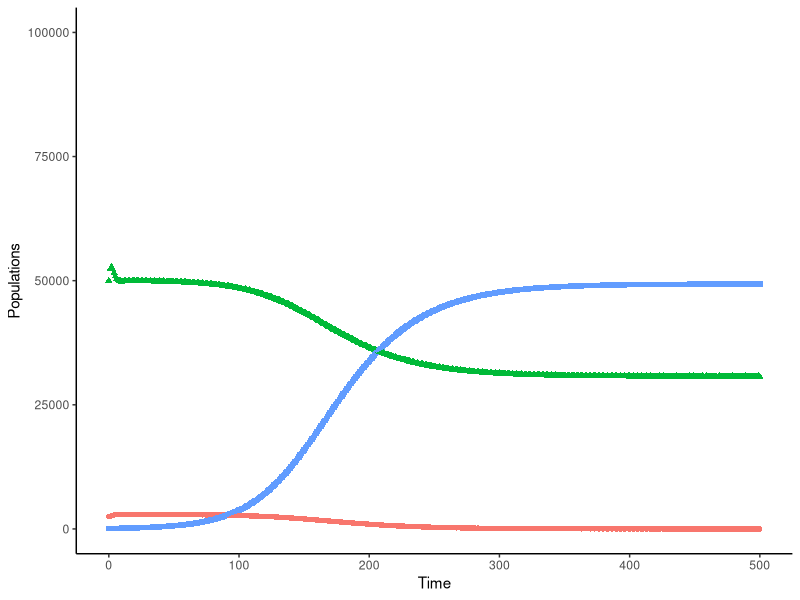
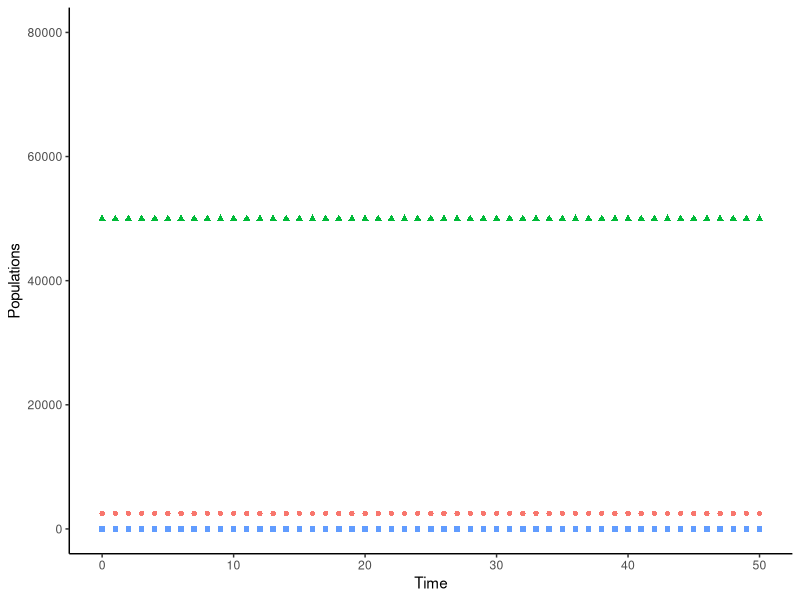
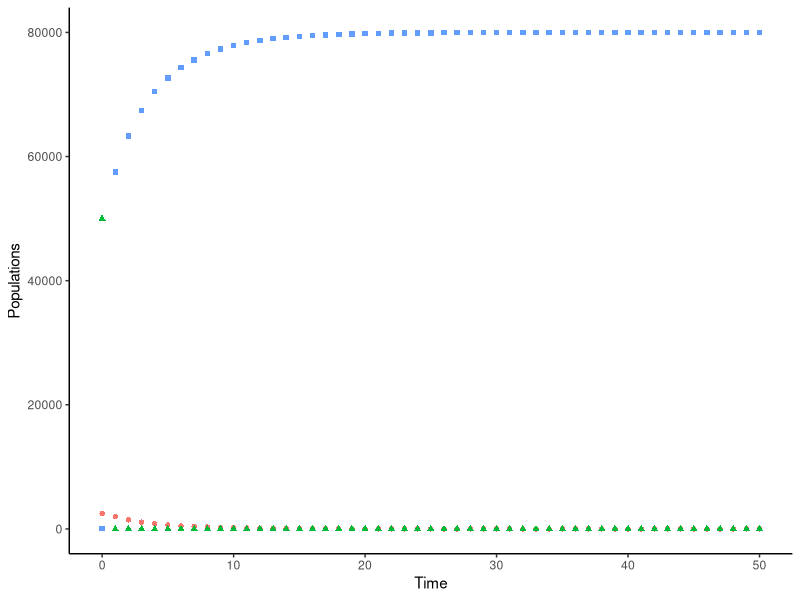
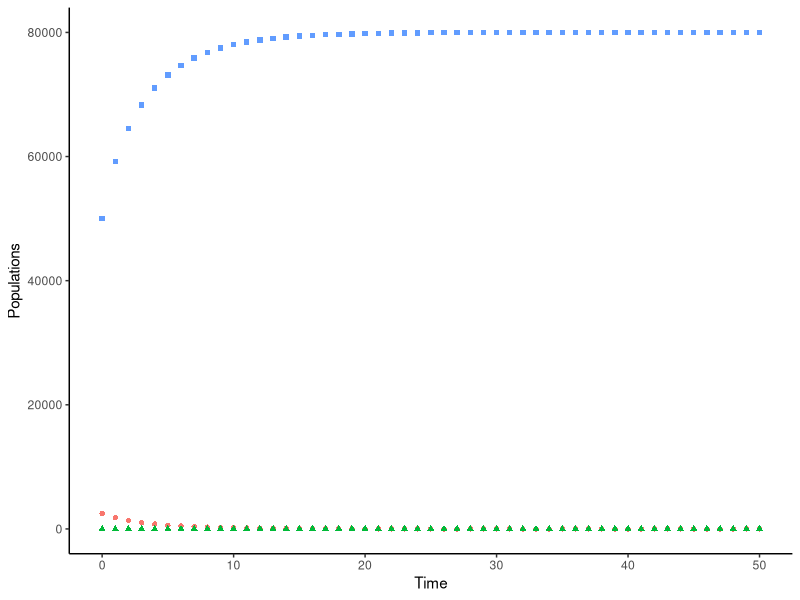
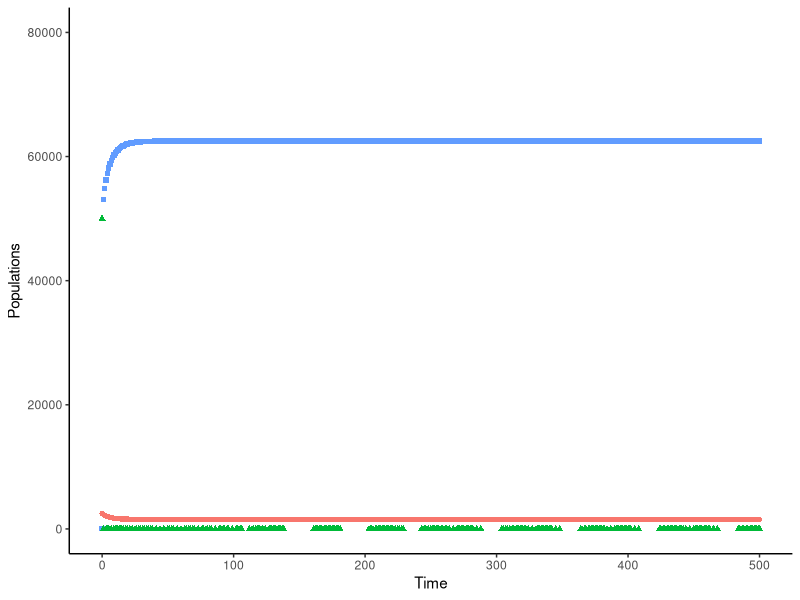
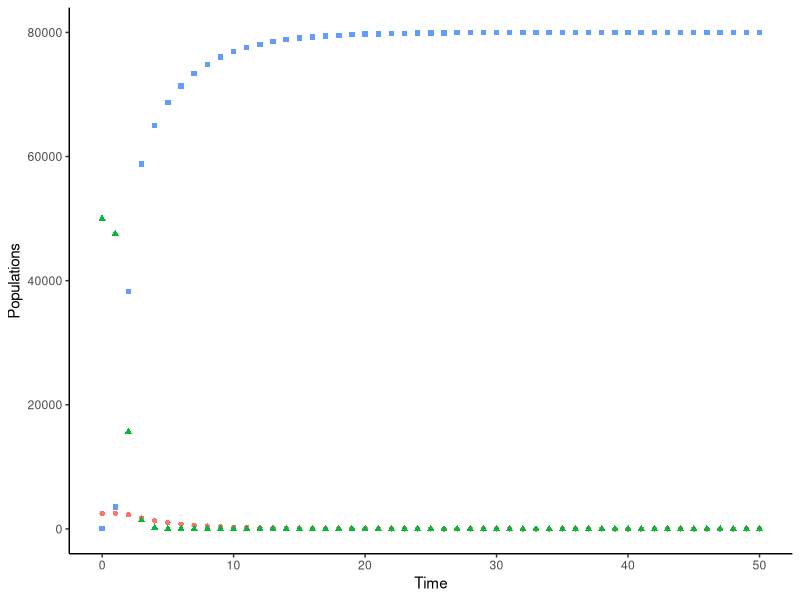
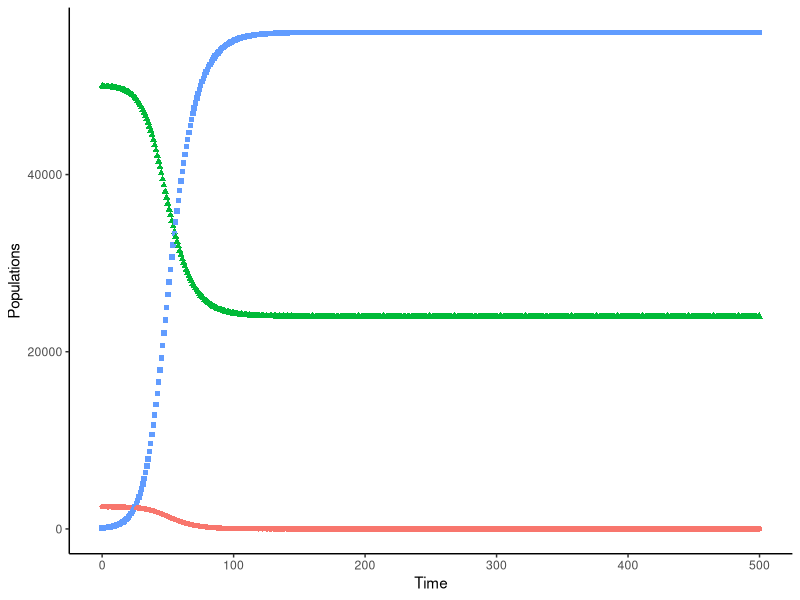

Recreate these plots in R, in order.
# Smith, W. (2026). Modeling C. irus response to L. polyphyllus. GitHub. https://github.com/barilliumcode/frosted/blob/58d72a14c2ff1ffaebaa6787a0b94741a90dbff3/Model.R

# Used to look at 5 different scenarios:
# 1.) Normal condition: A population of C. irus with only L. perennis present. 
# 2.) Introduced condition: A population of C. irus with both L. perennis and 
##### L. polyphyllus as non-zero numbers. 
# 3.) Inverted condition: The normal condition is inverted. A population of 
##### C. irus now with only L. polyphyllus present. 
# 4.) Introduced benefits butterfly condition: A population of C. irus with 
##### both L. perennis and L. polyphyllus as non-zero numbers. Additionally, 
##### C. irus have adapted to benefit more from eating L. polyphyllus. 
# 5.) Competitive native condition: A population of C. irus with both 
##### L. perennis and L. polyphyllus as non-zero numbers. Additionally,  
##### L. perennis have adapted to better compete with L. polyphyllus.
# 6.) Altered area eaten condition: A population of C. irus with both 
##### L. perennis and L. polyphyllus as non-zero numbers. Additionally,  
##### C. irus eat more L. polyphyllus, as observed in the feeding experiments.

# Adapted from https://strimas.com/post/lotka-volterra/

#---------- Loading packages --------------------
install.packages("tidyverse") #pivot_longer to reshape data
install.packages("deSolve") #ode
install.packages("ggplot2") #graphing
library(tidyverse)
library(deSolve)
library(ggplot2)

#---------- Key to PARAMETER language used below:
# S = sundial lupine; L = large leaf lupine; decay = exponential decay... 
# in the absence of plants; benefit = benefit to butterfly of... 
# interaction w/ plant; growth = logistic growth in absence of...
# butterflies; consumed = rate at which plant is consumed; 
pars <- c(decay = 0.7, Sbenefit = 0.000014, Sgrowth = 1.4, Sconsumed = 0.00018, 
          k = 80000, Lbenefit = 0.000005, Lgrowth = 1.5, Lconsumed = 0.00018)

#---------- Key to INITIAL STATE language used below:
# x = frosted elfin pop, y = sundial lupine pop, z = large leaf lupine pop
init <- c(x = 2500, y = 50000, z=100) #sets initial states for lv_results
time <- seq(0, 500, by = 1) #sets time sequence for lv_results
#---------- EQUATIONS for modeling lv_results --------------------
deriv <- function(t, state, pars) {
  with(as.list(c(state, pars)), {
    d_x <- -decay*x + Sbenefit*x*y+Lbenefit*x*z
    d_y <- Sgrowth*y*(1-((y+z)/k)) - Sconsumed*x*y
    d_z <- Lgrowth*z*(1-((y+z)/k)) - Lconsumed*x*z
    return(list(c(x = d_x, y = d_y, z = d_z)))})}
lv_results <- ode(init, time, deriv, pars)
# change results from a wide format to long format for graphing
class(lv_results) #pivot_ function doesnt work with matrix
lv_results=as.data.frame(lv_results) #convert to df
class(lv_results) #check if df now
long_df<-pivot_longer(lv_results,
                      cols=matches("x|y|z"),
                      names_to="Variable",
                      values_to="Value")
#---------- GRAPHING --------------------
ggplot(long_df, aes(time, Value, shape=Variable, colour=Variable))+
  geom_point()+
  ylim(0,100000)+
  theme_classic()+
  labs(x="Time", y= "Populations")+
  theme(legend.position="none")

# ------------------- 
# Scenario 1 Normal Condition a.k.a. equilibrium
pars <- c(decay = 0.5, Sbenefit = 0.00001, Sgrowth = 1333, Sconsumed = 0.2, 
          k = 80000, Lbenefit = 0.0000033, Lgrowth = 1400, Lconsumed = 0.2)
init <- c(x = 2500, y = 50000, z=0) #sets initial states for lv_results1
time <- seq(0, 50, by = 1) #sets time sequence for lv_results1
deriv <- function(t, state, pars) {
  with(as.list(c(state, pars)), {
    d_x <- -decay*x + Sbenefit*x*y+Lbenefit*x*z
    d_y <- Sgrowth*y*(1-((y+z)/k)) - Sconsumed*x*y
    d_z <- Lgrowth*z*(1-((y+z)/k)) - Lconsumed*x*z
    return(list(c(x = d_x, y = d_y, z = d_z)))})}
lv_results1 <- ode(init, time, deriv, pars)
class(lv_results1) #pivot_ function doesnt work with matrix
lv_results1=as.data.frame(lv_results1) #convert to df
class(lv_results1) #check if df now
long_df1<-pivot_longer(lv_results1,
                      cols=matches("x|y|z"),
                      names_to="Variable",
                      values_to="Value")
ggplot(long_df1, aes(time, Value, shape=Variable, colour=Variable))+
  geom_point()+
  ylim(0,80000)+
  theme_classic()+
  labs(x="Time", y= "Populations")+
  theme(legend.position="none", text = element_text(family = "Helvetica"))

# Scenario 2 Introduced Condition
pars <- c(decay = 0.5, Sbenefit = 0.00001, Sgrowth = 1333, Sconsumed = 0.2, 
          k = 80000, Lbenefit = 0.0000033, Lgrowth = 1400, Lconsumed = 0.2)
init <- c(x = 2500, y = 50000, z=100) #sets initial states for lv_results2
time <- seq(0, 50, by = 1) #sets time sequence for lv_results2
deriv <- function(t, state, pars) {
  with(as.list(c(state, pars)), {
    d_x <- -decay*x + Sbenefit*x*y+Lbenefit*x*z
    d_y <- Sgrowth*y*(1-((y+z)/k)) - Sconsumed*x*y
    d_z <- Lgrowth*z*(1-((y+z)/k)) - Lconsumed*x*z
    return(list(c(x = d_x, y = d_y, z = d_z)))})}
lv_results2 <- ode(init, time, deriv, pars)
class(lv_results2) #pivot_ function doesnt work with matrix
lv_results2=as.data.frame(lv_results2) #convert to df
class(lv_results2) #check if df now
long_df2<-pivot_longer(lv_results2,
                       cols=matches("x|y|z"),
                       names_to="Variable",
                       values_to="Value")
ggplot(long_df2, aes(time, Value, shape=Variable, colour=Variable))+
  geom_point()+
  theme_classic()+
  labs(x="Time", y= "Populations")+
  theme(legend.position="none", text = element_text(family = "Helvetica"))

# Scenario 3 Inverted Condition
pars <- c(decay = 0.5, Sbenefit = 0.00001, Sgrowth = 1333, Sconsumed = 0.2, 
          k = 80000, Lbenefit = 0.0000033, Lgrowth = 1400, Lconsumed = 0.2)
init <- c(x = 2500, y = 0, z=50000) #sets initial states for lv_results3
time <- seq(0, 50, by = 1) #sets time sequence for lv_results3
deriv <- function(t, state, pars) {
  with(as.list(c(state, pars)), {
    d_x <- -decay*x + Sbenefit*x*y+Lbenefit*x*z
    d_y <- Sgrowth*y*(1-((y+z)/k)) - Sconsumed*x*y
    d_z <- Lgrowth*z*(1-((y+z)/k)) - Lconsumed*x*z
    return(list(c(x = d_x, y = d_y, z = d_z)))})}
lv_results3 <- ode(init, time, deriv, pars)
class(lv_results3) #pivot_ function doesnt work with matrix
lv_results3=as.data.frame(lv_results3) #convert to df
class(lv_results3) #check if df now
long_df3<-pivot_longer(lv_results3,
                       cols=matches("x|y|z"),
                       names_to="Variable",
                       values_to="Value")
ggplot(long_df3, aes(time, Value, shape=Variable, colour=Variable))+
  geom_point()+
  theme_classic()+
  labs(x="Time", y= "Populations")+
  theme(legend.position="none", text = element_text(family = "Helvetica"))

# Scenario 4 Introduced benefits butterfly condition
pars <- c(decay = 0.5, Sbenefit = 0.00001, Sgrowth = 1333, Sconsumed = 0.2, 
          k = 80000, Lbenefit = 0.000008, Lgrowth = 1400, Lconsumed = 0.2)
init <- c(x = 2500, y = 50000, z=100) #sets initial states for lv_results4
time <- seq(0, 500, by = 1) #sets time sequence for lv_results4
deriv <- function(t, state, pars) {
  with(as.list(c(state, pars)), {
    d_x <- -decay*x + Sbenefit*x*y+Lbenefit*x*z
    d_y <- Sgrowth*y*(1-((y+z)/k)) - Sconsumed*x*y
    d_z <- Lgrowth*z*(1-((y+z)/k)) - Lconsumed*x*z
    return(list(c(x = d_x, y = d_y, z = d_z)))})}
lv_results4 <- ode(init, time, deriv, pars)
class(lv_results4) #pivot_ function doesnt work with matrix
lv_results4=as.data.frame(lv_results4) #convert to df
class(lv_results4) #check if df now
long_df4<-pivot_longer(lv_results4,
                       cols=matches("x|y|z"),
                       names_to="Variable",
                       values_to="Value")
ggplot(long_df4, aes(time, Value, shape=Variable, colour=Variable))+
  geom_point()+
  ylim(0,80000)+
  theme_classic()+
  labs(x="Time", y= "Populations")+
  theme(legend.position="none", text = element_text(family = "Helvetica"))

# Scenario 5 Competitive native condition
pars <- c(decay = 0.5, Sbenefit = 0.00001, Sgrowth = 1390, Sconsumed = 0.2, 
          k = 80000, Lbenefit = 0.0000033, Lgrowth = 1400, Lconsumed = 0.2)
init <- c(x = 2500, y = 50000, z=100) #sets initial states for lv_results5
time <- seq(0, 50, by = 1) #sets time sequence for lv_results5
deriv <- function(t, state, pars) {
  with(as.list(c(state, pars)), {
    d_x <- -decay*x + Sbenefit*x*y+Lbenefit*x*z
    d_y <- Sgrowth*y*(1-((y+z)/k)) - Sconsumed*x*y
    d_z <- Lgrowth*z*(1-((y+z)/k)) - Lconsumed*x*z
    return(list(c(x = d_x, y = d_y, z = d_z)))})}
lv_results5 <- ode(init, time, deriv, pars)
class(lv_results5) #pivot_ function doesnt work with matrix
lv_results5=as.data.frame(lv_results5) #convert to df
class(lv_results5) #check if df now
long_df5<-pivot_longer(lv_results5,
                       cols=matches("x|y|z"),
                       names_to="Variable",
                       values_to="Value")
ggplot(long_df5, aes(time, Value, shape=Variable, colour=Variable))+
  geom_point()+
  theme_classic()+
  labs(x="Time", y= "Populations")+
  theme(legend.position="none", text = element_text(family = "Helvetica"))

# Scenario 6 Altered Area Eaten Condition
pars <- c(decay = 0.5, Sbenefit = 0.00001, Sgrowth = 1333, Sconsumed = 0.2, 
          k = 80000, Lbenefit = 0.0000033, Lgrowth = 1400, Lconsumed = 0.21)
init <- c(x = 2500, y = 50000, z=100) #sets initial states for lv_results6
time <- seq(0, 500, by = 1) #sets time sequence for lv_results6
deriv <- function(t, state, pars) {
  with(as.list(c(state, pars)), {
    d_x <- -decay*x + Sbenefit*x*y+Lbenefit*x*z
    d_y <- Sgrowth*y*(1-((y+z)/k)) - Sconsumed*x*y
    d_z <- Lgrowth*z*(1-((y+z)/k)) - Lconsumed*x*z
    return(list(c(x = d_x, y = d_y, z = d_z)))})}
lv_results6 <- ode(init, time, deriv, pars)
class(lv_results6) #pivot_ function doesnt work with matrix
lv_results6=as.data.frame(lv_results6) #convert to df
class(lv_results6) #check if df now
long_df6<-pivot_longer(lv_results6,
                       cols=matches("x|y|z"),
                       names_to="Variable",
                       values_to="Value")
ggplot(long_df6, aes(time, Value, shape=Variable, colour=Variable))+
  geom_point()+
  theme_classic()+
  labs(x="Time", y= "Populations")+
  theme(legend.position="none", text = element_text(family = "Helvetica"))
